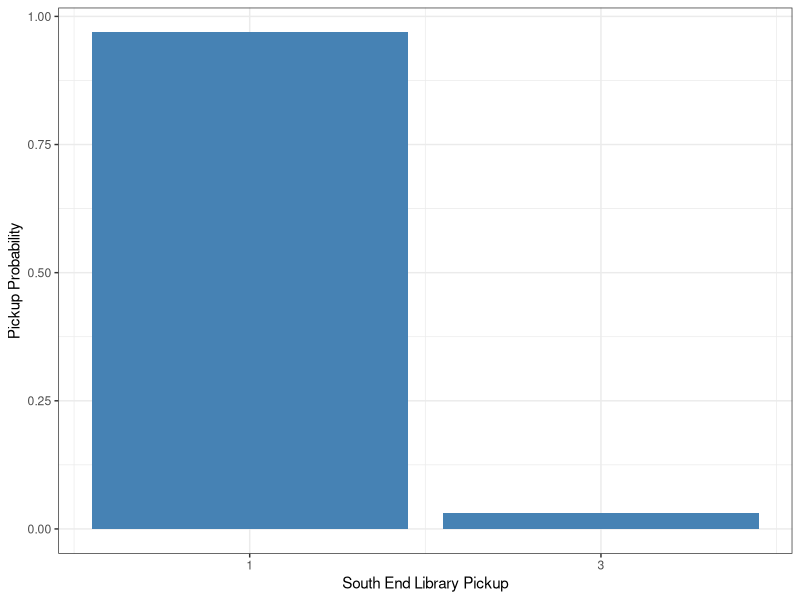
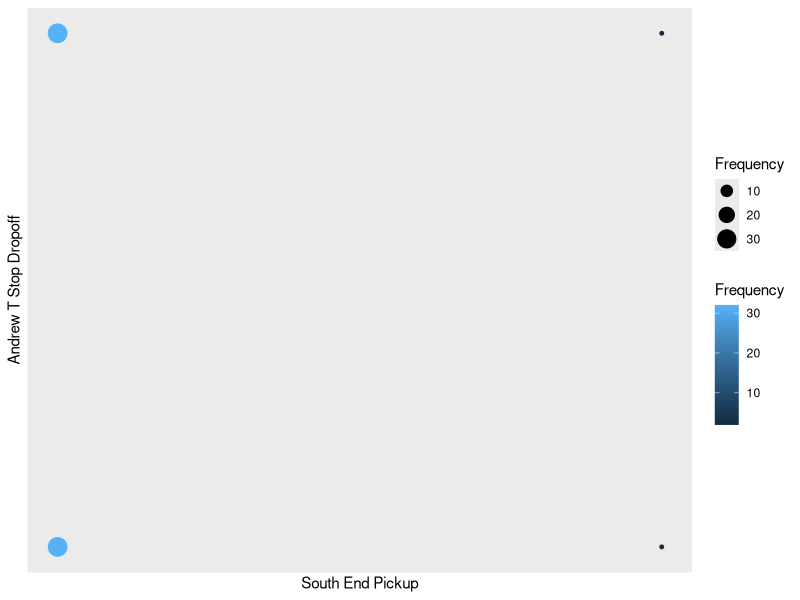

Recreate these plots in R, in order.
## ---- chunk 1
knitr::opts_chunk$set(echo = TRUE)
## ---- chunk 2
library(tidyverse)
library(reshape2)
library(lubridate)
library(dplyr)
## ---- chunk 3
bikes_df <- read.csv('bluebikes.csv', header = TRUE, sep = ',')
str(bikes_df)
## ---- chunk 4
# Filter out data
req_col <- select(bikes_df, start.station.name, month, date, hour)
req_row <- dplyr::filter(req_col, 
                         start.station.name == 'South End Library - Tremont St at W Newton St' 
                         & hour >= 10 & hour <= 11)

# Group by and summarize, pt 1
daily <- group_by(req_row, month, date, hour)
daily <- summarise(daily, count=n())

# Group by and summarize, pt 2
days <- group_by(daily, count)
days <- summarise(days, num_days = n())

# Get new columns
pickup_pmf <- round(days$num_days/sum(days$num_days), 3)
pickup_cdf <- round(cumsum(pickup_pmf), 3)

# Final PMF and CDF Table
South_End_freq <- cbind(days, pickup_pmf = pickup_pmf, pickup_cdf = pickup_cdf)
South_End_freq
## ---- chunk 5
# shortcut
South_End_freq_shortcut <- bikes_df %>%
  select(start.station.name, month, date, hour) %>%
  dplyr::filter(start.station.name == 'South End Library - Tremont St at W Newton St' 
                & hour >= 10 & hour <= 11) %>%
  group_by(month, date, hour) %>%
  summarise(count = n()) %>%
  group_by(count) %>%
  summarise(num_days = n()) %>%
  mutate(pickup_pmf = num_days/sum(num_days)) %>%
  mutate(pickup_cdf = cumsum(pickup_pmf))
South_End_freq_shortcut

# South End Bar Graph
South_End_visual <- ggplot(South_End_freq_shortcut, aes(count, pickup_pmf)) +
  geom_bar(stat="identity", fill="steelblue") +
  theme_bw() +
  labs(x = 'Bikes Picked Up', y = 'Pickup Probability') +
  theme(plot.title = element_text(hjust = 0.5)) +
  scale_x_continuous("South End Library Pickup", 
                     labels = as.character(South_End_freq_shortcut$count),
                    breaks = South_End_freq_shortcut$count)
South_End_visual

# EV
weighted.mean(South_End_freq_shortcut$count, South_End_freq_shortcut$pickup_pmf)
## ---- chunk 6
Andrew_T_freq <- bikes_df %>%
  select(end.station.name, month, date, hour) %>%
  dplyr::filter(end.station.name == 'Andrew T Stop - Dorchester Ave at Dexter St' 
                & hour >= 10 & hour <= 11) %>%
  group_by(month, date, hour) %>%
  summarise(count = n()) %>%
  group_by(count) %>%
  summarise(num_days = n()) %>%
  mutate(pickup_pmf = num_days/sum(num_days)) %>%
  mutate(pickup_cdf = cumsum(pickup_pmf))
Andrew_T_freq

# Use outer()
joint_freq <- outer(South_End_freq_shortcut$num_days, Andrew_T_freq$num_days, FUN = "+")
rownames(joint_freq) <- South_End_freq_shortcut$count
colnames(joint_freq) <- Andrew_T_freq$count
joint_freq

# Get joint probability values
joint_prob <- round(joint_freq/sum(joint_freq), 3)
joint_prob

joint_df <- melt(joint_freq)
colnames(joint_df) <- c('South_End_Pickup', 'Andrew_T_Dropoff', 'Frequency')
joint_df
## ---- chunk 7
# Scatter Plot
ggplot(data = joint_df, aes(x=South_End_Pickup, y=Andrew_T_Dropoff)) +
  geom_point(aes(size = Frequency, color = Frequency)) + 
  labs(x = 'South End Pickup', y = 'Andrew T Stop Dropoff') +
  scale_x_continuous("South End Pickup", 
                     labels = as.character(joint_df$South_End_freq_shortcut),
                     breaks = joint_df$South_End_freq_shortcut) +
  scale_y_continuous("Andrew T Stop Dropoff", 
                     labels = as.character(joint_df$Andrew_T_freq),
                     breaks = joint_df$Andrew_T_freq)
## ---- chunk 8
# Coefficient
South_End_Coeff <- bikes_df %>%
  select(start.station.name, month, date, hour) %>%
  dplyr::filter(start.station.name == 'South End Library - Tremont St at W Newton St' 
                & hour >= 10 & hour <= 11) %>%
  group_by(month, date) %>%
  summarise(count = n())
South_End_Coeff
mod_South_End <- head(South_End_Coeff, 10)
mod_South_End

# Group
Andrew_T_Coeff <- bikes_df %>%
  select(end.station.name, month, date, hour) %>%
  dplyr::filter(end.station.name == 'Andrew T Stop - Dorchester Ave at Dexter St' 
                & hour >= 10 & hour <= 11) %>%
  group_by(month, date) %>%
  summarise(count = n())
Andrew_T_Coeff

# Manipulation
South_End_mat <- c(1, 1, 1, 1, 1, 1, 1, 1, 1, 1, 0, 0)
Andrew_T_mat <- c(0, 0, 0, 0, 0, 0, 0, 0, 0, 0, 1, 1)
Corr_Coeff <- cor(South_End_mat, Andrew_T_mat)
Corr_Coeff
